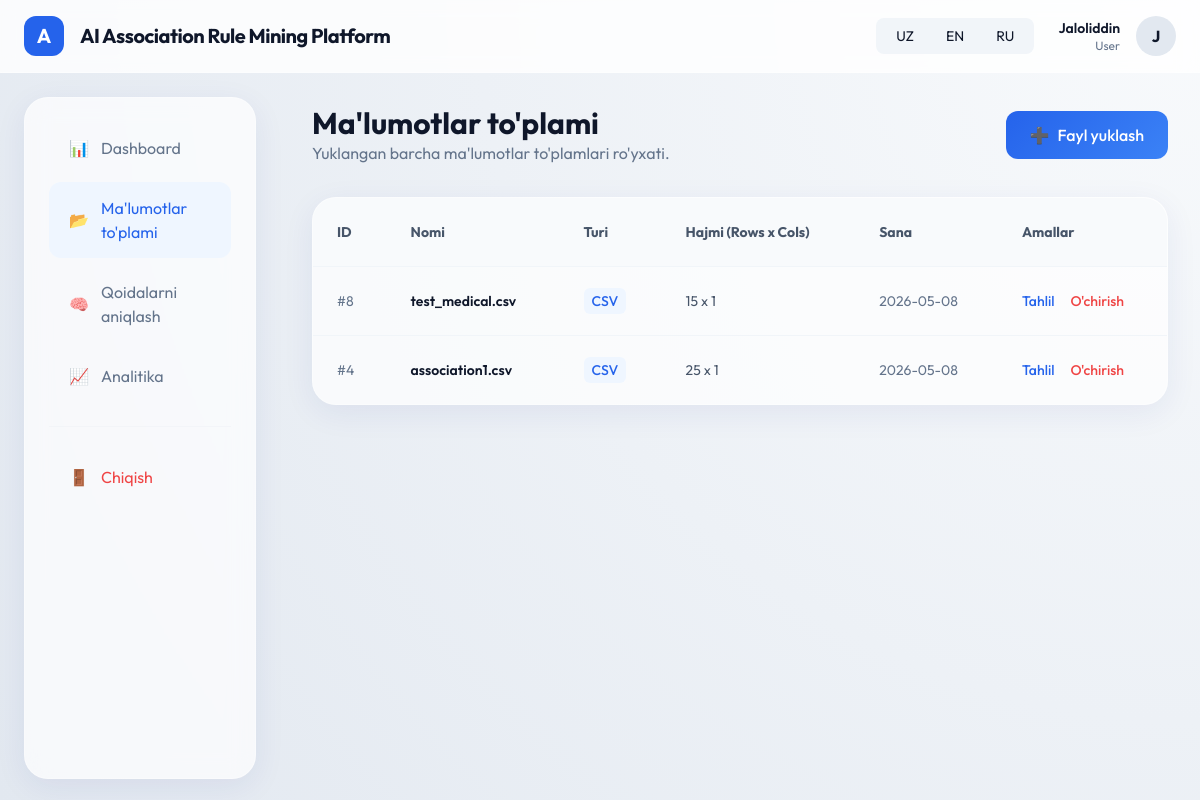
Screenshot of /dataset/list (signed in) with the database file from the repository.
### models/user.py (models this page shows, shortened)
class User(db.Model, UserMixin):
    id = db.Column(db.Integer, primary_key=True)
    username = db.Column(db.String(50), unique=True, nullable=False)
    email = db.Column(db.String(120), unique=True, nullable=False)
    password_hash = db.Column(db.String(128), nullable=False)
    role = db.Column(db.String(20), default='User') # Admin, Researcher, User
    is_active = db.Column(db.Boolean, default=True)
    created_at = db.Column(db.DateTime, default=datetime.utcnow)
    datasets = db.relationship('Dataset', backref='owner', lazy=True, cascade="all, delete-orphan")

class Dataset(db.Model):
    id = db.Column(db.Integer, primary_key=True)
    filename = db.Column(db.String(255), nullable=False)
    original_name = db.Column(db.String(255), nullable=False)
    file_type = db.Column(db.String(10)) # CSV, XLSX, TXT
    row_count = db.Column(db.Integer)
    col_count = db.Column(db.Integer)
    created_at = db.Column(db.DateTime, default=datetime.utcnow)
    user_id = db.Column(db.Integer, db.ForeignKey('user.id'), nullable=False)
    analyses = db.relationship('Analysis', backref='dataset', lazy=True, cascade="all, delete-orphan")

### app/dataset/routes.py (the view)
@dataset_bp.route('/list')
@login_required
def list_datasets():
    datasets = Dataset.query.filter_by(user_id=current_user.id).order_by(Dataset.created_at.desc()).all()
    return render_template('dataset/list.html', datasets=datasets)

### models/user.py (called while the page is built)
@login_manager.user_loader
def load_user(user_id):
    from app import db
    return db.session.get(User, int(user_id))

### app/templates/dataset/list.html (shortened to what this page needs)
{% extends "base.html" %}
{% block content %}
<div class="animate-fade-in">
    <div class="flex justify-between items-center mb-8">
        <div>
            <h1 class="text-3xl font-bold text-slate-900">{{ g.translations.get('datasets') }}</h1>
            <p class="text-slate-500">Yuklangan barcha ma'lumotlar to'plamlari ro'yxati.</p>
        </div>
        <a href="{{ url_for('dataset.upload') }}" class="btn-primary-custom flex items-center gap-2">
            <span>➕</span> {{ g.translations.get('upload_dataset') }}
        </a>
    </div>
    <div class="glass-card overflow-hidden">
        <table class="w-full text-left">
            <thead class="bg-slate-50 border-b border-slate-100">
                <tr>
                    <th class="px-6 py-4 text-sm font-bold text-slate-600">ID</th>
                    <th class="px-6 py-4 text-sm font-bold text-slate-600">Nomi</th>
                    <th class="px-6 py-4 text-sm font-bold text-slate-600">Turi</th>
                    <th class="px-6 py-4 text-sm font-bold text-slate-600">Hajmi (Rows x Cols)</th>
                    <th class="px-6 py-4 text-sm font-bold text-slate-600">Sana</th>
                    <th class="px-6 py-4 text-sm font-bold text-slate-600">Amallar</th>
                </tr>
            </thead>
            <tbody class="divide-y divide-slate-100">
                {% for ds in datasets %}
                <tr class="hover:bg-slate-50/50 transition-colors">
                    <td class="px-6 py-4 text-sm text-slate-500">#{{ ds.id }}</td>
                    <td class="px-6 py-4 text-sm font-semibold text-slate-900">{{ ds.original_name }}</td>
                    <td class="px-6 py-4 text-sm">
                        <span class="px-2 py-1 bg-blue-50 text-blue-600 rounded-md font-medium uppercase">{{ ds.file_type }}</span>
                    </td>
                    <td class="px-6 py-4 text-sm text-slate-600">{{ ds.row_count }} x {{ ds.col_count }}</td>
                    <td class="px-6 py-4 text-sm text-slate-500">{{ ds.created_at.strftime('%Y-%m-%d') }}</td>
                    <td class="px-6 py-4 text-sm">
                        <div class="flex gap-3">
                            <a href="{{ url_for('apriori.mine', dataset_id=ds.id) }}" class="text-blue-600 hover:text-blue-800 font-medium">Tahlil</a>
                            <a href="{{ url_for('dataset.delete', id=ds.id) }}" class="text-red-500 hover:text-red-700 font-medium" onclick="return confirm('O\'chirilsinmi?')">O'chirish</a>
                        </div>
                    </td>
                </tr>
                {% endfor %}
            </tbody>
        </table>
    </div>
</div>
{% endblock %}

### app/templates/base.html (shortened to what this page needs)
<!DOCTYPE html>
<html lang="{{ session.get('lang', 'uz') }}">
<head>
    <script src="https://cdn.tailwindcss.com"></script>
    <link href="https://cdn.jsdelivr.net/npm/bootstrap@5.3.0/dist/css/bootstrap.min.css" rel="stylesheet">
</head>
<body>
    <nav class="nav-glass px-6 py-3 flex justify-between items-center">
        <div class="flex items-center gap-3">
            <div class="w-10 h-10 bg-blue-600 rounded-xl flex items-center justify-center text-white font-bold text-xl">
                A
            </div>
            <span class="text-xl font-bold tracking-tight">{{ g.translations.get('app_name') }}</span>
        </div>
        <div class="flex items-center gap-6">
            <div class="flex bg-slate-100 p-1 rounded-lg">
                <a href="/set_lang/uz" class="px-3 py-1 text-sm rounded-md {{ 'bg-white shadow-sm' if session.get('lang') == 'uz' else '' }}">UZ</a>
                <a href="/set_lang/en" class="px-3 py-1 text-sm rounded-md {{ 'bg-white shadow-sm' if session.get('lang') == 'en' else '' }}">EN</a>
                <a href="/set_lang/ru" class="px-3 py-1 text-sm rounded-md {{ 'bg-white shadow-sm' if session.get('lang') == 'ru' else '' }}">RU</a>
            </div>
            {% if current_user.is_authenticated %}
                <a href="{{ url_for('auth.profile') }}" class="flex items-center gap-3 no-underline text-inherit hover:opacity-80 transition-opacity">
                    <div class="text-right">
                        <div class="text-sm font-semibold">{{ current_user.username }}</div>
                        <div class="text-xs text-slate-500">{{ current_user.role }}</div>
                    </div>
                    <div class="w-10 h-10 bg-slate-200 rounded-full flex items-center justify-center font-bold">
                        {{ current_user.username[0] | upper }}
                    </div>
                </a>
            {% else %}
                <a href="{{ url_for('auth.login') }}" class="btn-primary-custom">{{ g.translations.get('login') }}</a>
            {% endif %}
        </div>
    </nav>
    <div class="flex">
        {% if current_user.is_authenticated %}
        <aside class="sidebar">
            <div class="glass-card h-full p-4">
                <nav>
                    <a href="{{ url_for('dashboard.home') }}" class="nav-link-custom {{ 'active' if request.endpoint == 'dashboard.home' else '' }}">
                        <span class="mr-3">📊</span> {{ g.translations.get('dashboard') }}
                    </a>
                    <a href="{{ url_for('dataset.list_datasets') }}" class="nav-link-custom {{ 'active' if request.endpoint and 'dataset' in request.endpoint else '' }}">
                        <span class="mr-3">📂</span> {{ g.translations.get('datasets') }}
                    </a>
                    <a href="{{ url_for('apriori.mine') }}" class="nav-link-custom {{ 'active' if request.endpoint and 'apriori' in request.endpoint else '' }}">
                        <span class="mr-3">🧠</span> {{ g.translations.get('rule_mining') }}
                    </a>
                    <a href="{{ url_for('analytics.index') }}" class="nav-link-custom {{ 'active' if request.endpoint == 'analytics.index' else '' }}">
                        <span class="mr-3">📈</span> {{ g.translations.get('analytics') }}
                    </a>
                    <hr class="my-4 border-slate-200">
                    <a href="{{ url_for('auth.logout') }}" class="nav-link-custom text-red-500 hover:bg-red-50">
                        <span class="mr-3">🚪</span> {{ g.translations.get('logout') }}
                    </a>
                </nav>
            </div>
        </aside>
        <main class="main-content w-full">
            {% block content %}{% endblock %}
        </main>
        {% else %}
        <main class="w-full">
            {% block auth_content %}{% endblock %}
        </main>
        {% endif %}
    </div>
</body>
</html>

### app/templates/base.html (style rules this page uses)
:root { --primary: #2563EB; --secondary: #0F172A; --accent: #38BDF8; --glass-bg: rgba(255, 255, 255, 0.7); --glass-border: rgba(255, 255, 255, 0.3); }
body { font-family: 'Outfit', sans-serif; background: radial-gradient(circle at top right, #f8fafc, #e2e8f0); min-height: 100vh; color: var(--secondary); }
.glass-card { background: var(--glass-bg); backdrop-filter: blur(12px); -webkit-backdrop-filter: blur(12px); border: 1px solid var(--glass-border); border-radius: 1.5rem; box-shadow: 0 8px 32px 0 rgba(31, 38, 135, 0.07); }
.nav-glass { background: rgba(255, 255, 255, 0.8); backdrop-filter: blur(10px); border-bottom: 1px solid var(--glass-border); position: sticky; top: 0; z-index: 1000; }
.btn-primary-custom { background: linear-gradient(135deg, #2563EB 0%, #3B82F6 100%); border: none; color: white; padding: 0.75rem 1.5rem; border-radius: 0.75rem; font-weight: 500; transition: all 0.3s ease; }
.sidebar { width: 280px; height: calc(100vh - 70px); position: fixed; left: 0; padding: 1.5rem; }
.main-content { margin-left: 280px; padding: 2rem; }
.nav-link-custom { display: flex; align-items: center; padding: 0.875rem 1.25rem; border-radius: 0.75rem; color: #64748b; text-decoration: none; transition: all 0.2s ease; margin-bottom: 0.5rem; }
.nav-link-custom:hover, .nav-link-custom.active { background: #eff6ff; color: #2563EB; }
.animate-fade-in { animation: fadeIn 0.5s ease-out forwards; }

### rows the page displays
User: username "Jaloliddin", role "User", username "J"
Dataset: id "8", original_name "test_medical.csv", file_type "CSV", row_count "15", col_count "1", created_at "2026-05-08"
Dataset: id "4", original_name "association1.csv", file_type "CSV", row_count "25", col_count "1", created_at "2026-05-08"

### other values shown
{{ g.translations.get('app_name') }} "AI Association Rule Mining Platform"
{{ g.translations.get('dashboard') }} "Dashboard"
{{ g.translations.get('datasets') }} "Ma'lumotlar to'plami"
{{ g.translations.get('rule_mining') }} "Qoidalarni aniqlash"
{{ g.translations.get('analytics') }} "Analitika"
{{ g.translations.get('logout') }} "Chiqish"
{{ g.translations.get('upload_dataset') }} "Fayl yuklash"
